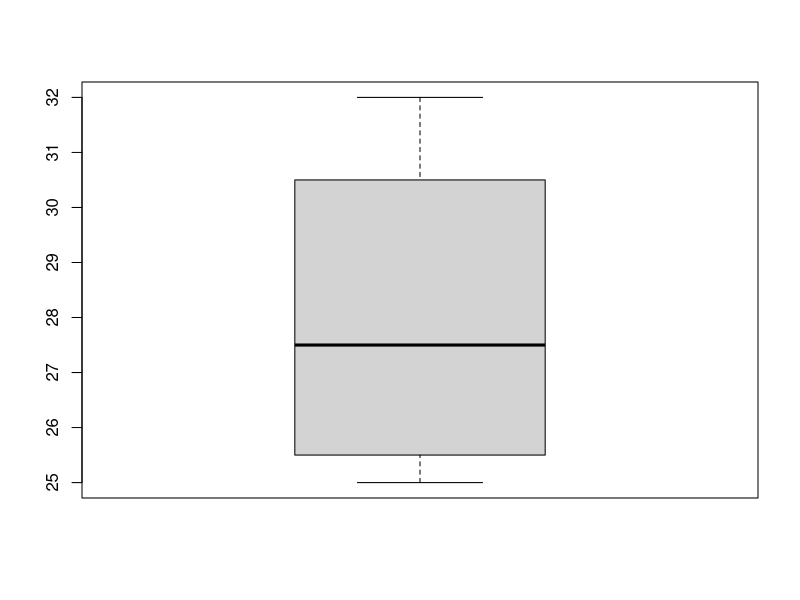
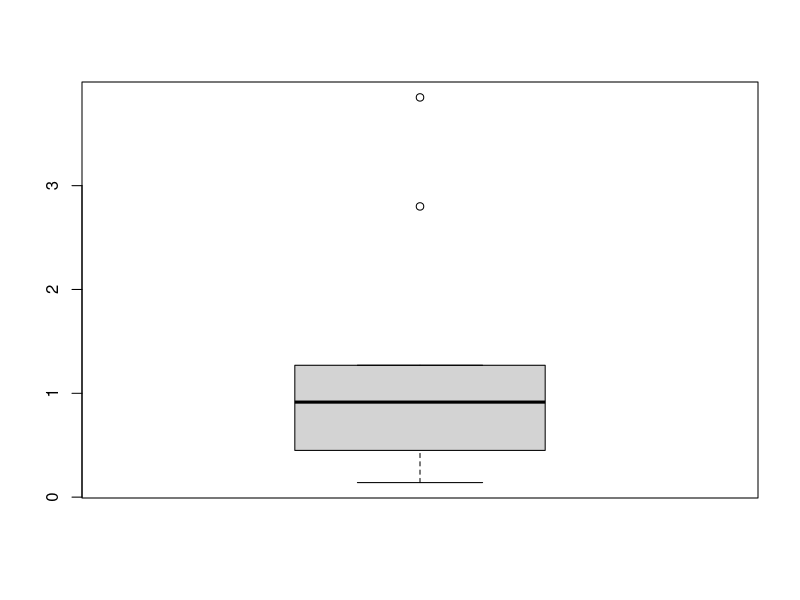
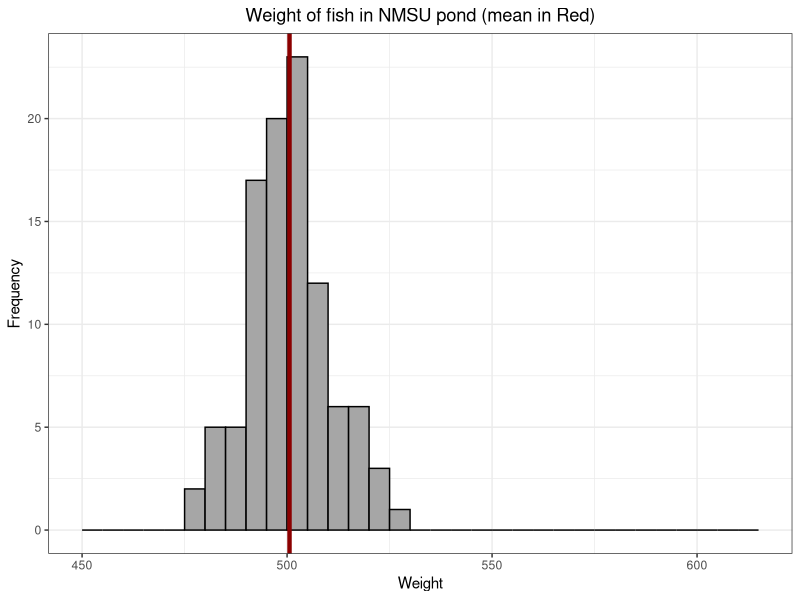
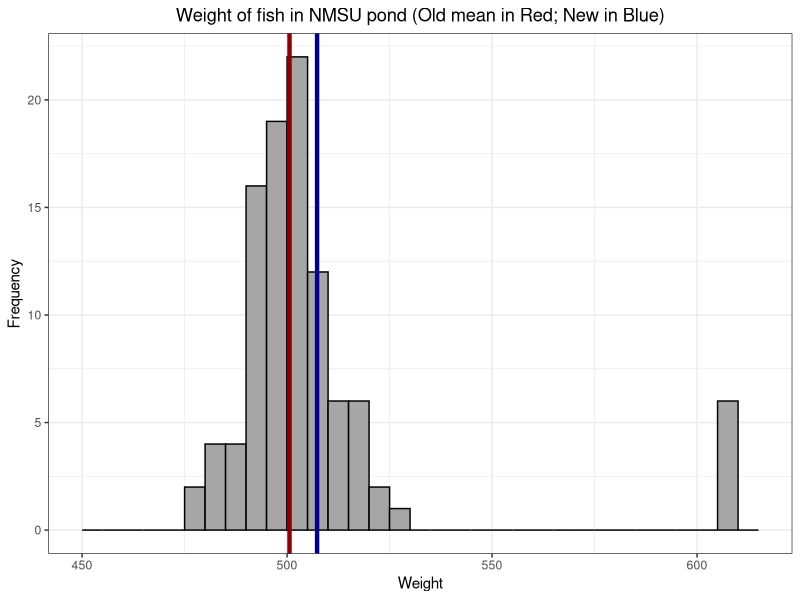
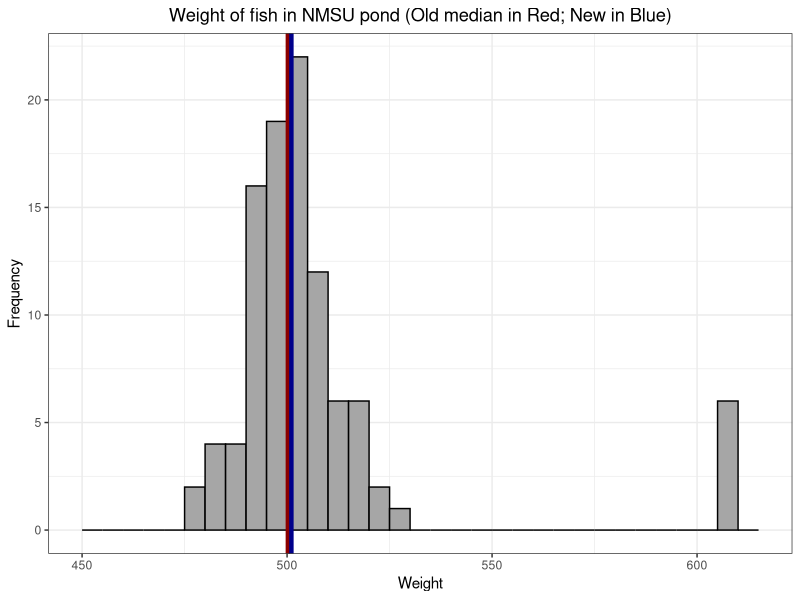
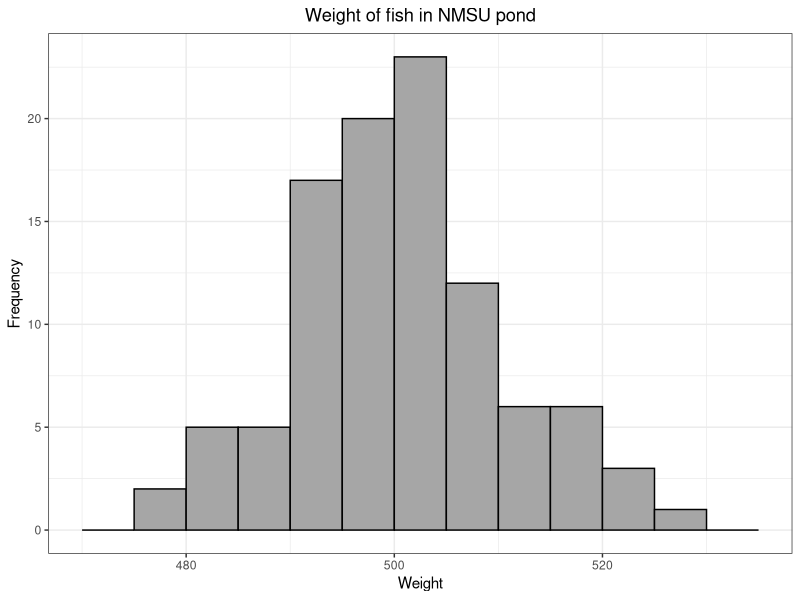
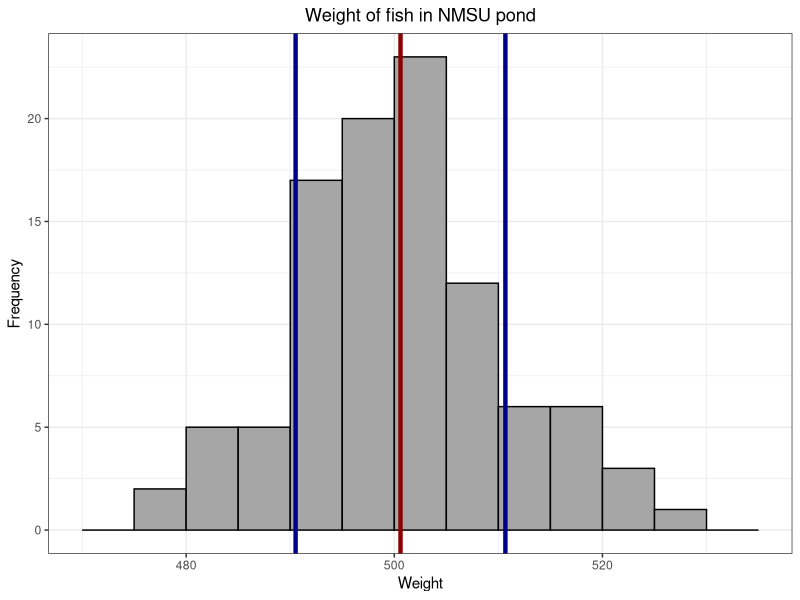
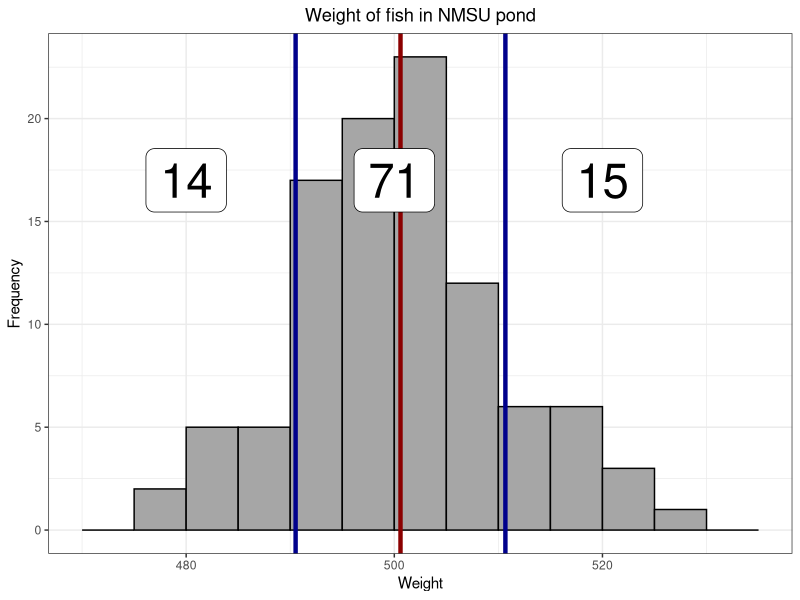

Write R code to recreate these figures, in order.
############ Prereqs ############
options(stringsAsFactors = FALSE, scipen = 600)
oldPar <- par()
os <- Sys.info()["sysname"]
baseDir <- ifelse(os == "Windows", "C:/Users/ptrainor/gdrive", "~/gdrive")

library(tidyverse)

setwd(paste0(baseDir, "/iTeach/AST_505/myLectures/lecture4_DescriptiveStatistics2"))


states <- carData::States
states <- states[states$region == "MTN", c("SATM", "dollars", "pay")]
table(states$pay)

median(states$pay)

# Relationship between the population mean and sample mean
set.seed(33)
fishWeights <- rnorm(100, 500, 10)
fishweights <- round(fishWeights, 2)
mean(fishweights)
set.seed(55)
fishweightsSamp <- sample(fishweights, 10)
mean(fishweightsSamp)

# Means vs medians:
fishweightsDF <- data.frame(Weight = fishweights)
fishweightsDF2 <- fishweightsDF
fishweightsDF2$Weight[95:100] <- 610

png(file = "fishweight.png", height = 4, width = 6, units = "in", res = 600)
ggplot(fishweightsDF, aes(x = Weight)) + geom_histogram(breaks = seq(450, 615, 5), color = "black", fill = "grey65") + 
  geom_vline(xintercept = mean(fishweights), color = "darkred", lwd = 1.5) +
  theme_bw() + ylab("Frequency") + ggtitle("Weight of fish in NMSU pond (mean in Red)") + 
  theme(plot.title = element_text(hjust = 0.5))
dev.off()

png(file = "fishweightMeans.png", height = 4, width = 6, units = "in", res = 600)
ggplot(fishweightsDF2, aes(x = Weight)) + geom_histogram(breaks = seq(450, 615, 5), color = "black", fill = "grey65") + 
  geom_vline(xintercept = mean(fishweights), color = "darkred", lwd = 1.5) +
  geom_vline(xintercept = mean(fishweightsDF2$Weight), color = "darkblue", lwd = 1.5) +
  ggtitle("Weight of fish in NMSU pond (Old mean in Red; New in Blue)") + 
  theme_bw() + theme(plot.title = element_text(hjust = 0.5)) + ylab("Frequency")
dev.off()

png(file = "fishweightMedians.png", height = 4, width = 6, units = "in", res = 600)
ggplot(fishweightsDF2, aes(x = Weight)) + geom_histogram(breaks = seq(450, 615, 5), color = "black", fill = "grey65") + 
  geom_vline(xintercept = median(fishweights), color = "darkred", lwd = 1.5) +
  geom_vline(xintercept = median(fishweightsDF2$Weight), color = "darkblue", lwd = 1.5) +
  ggtitle("Weight of fish in NMSU pond (Old median in Red; New in Blue)") + 
  theme_bw() + theme(plot.title = element_text(hjust = 0.5)) + ylab("Frequency")
dev.off()

# Empirical rule:
sum(as.numeric(fishweightsDF$Weight < (mean(fishweightsDF$Weight) - sd(fishweightsDF$Weight))))
sum(as.numeric(fishweightsDF$Weight > (mean(fishweightsDF$Weight) + sd(fishweightsDF$Weight))))

png(file = "fishEmp00.png", height = 4, width = 6, units = "in", res = 600)
ggplot(fishweightsDF, aes(x = Weight)) + geom_histogram(breaks = seq(470, 535, 5), color = "black", fill = "grey65") +
  ggtitle("Weight of fish in NMSU pond") + 
  theme_bw() + theme(plot.title = element_text(hjust = 0.5)) + ylab("Frequency")
dev.off()
png(file = "fishEmp0.png", height = 4, width = 6, units = "in", res = 600)
ggplot(fishweightsDF, aes(x = Weight)) + geom_histogram(breaks = seq(470, 535, 5), color = "black", fill = "grey65") +
  geom_vline(xintercept = mean(fishweightsDF$Weight), lwd = 1.5, color = "darkred") + 
  geom_vline(xintercept = mean(fishweightsDF$Weight) - sd(fishweightsDF$Weight), lwd = 1.5, color = "darkblue") + 
  geom_vline(xintercept = mean(fishweightsDF$Weight) + sd(fishweightsDF$Weight), lwd = 1.5, color = "darkblue") + 
  ggtitle("Weight of fish in NMSU pond") + 
  theme_bw() + theme(plot.title = element_text(hjust = 0.5)) + ylab("Frequency")
dev.off()
png(file = "fishEmp.png", height = 4, width = 6, units = "in", res = 600)
ggplot(fishweightsDF, aes(x = Weight)) + geom_histogram(breaks = seq(470, 535, 5), color = "black", fill = "grey65") +
  geom_vline(xintercept = mean(fishweightsDF$Weight), lwd = 1.5, color = "darkred") + 
  geom_vline(xintercept = mean(fishweightsDF$Weight) - sd(fishweightsDF$Weight), lwd = 1.5, color = "darkblue") + 
  geom_vline(xintercept = mean(fishweightsDF$Weight) + sd(fishweightsDF$Weight), lwd = 1.5, color = "darkblue") + 
  annotate("label", x = 480, y = 17, label = "14", size = 12) +
  annotate("label", x = 520, y = 17, label = "15", size = 12) +
  annotate("label", x = 500, y = 17, label = "71", size = 12) +
  ggtitle("Weight of fish in NMSU pond") + 
  theme_bw() + theme(plot.title = element_text(hjust = 0.5)) + ylab("Frequency")
dev.off()

# Measures of variability:
df1 <- data.frame(x = seq(-10, 10, .01), y = dnorm(seq(-10, 10, .01), 0, 1), Variability = "Small")
df2 <- data.frame(x = seq(-10, 10, .01), y = dnorm(seq(-10, 10, .01), 0, 2), Variability = "Medium")
df3 <- data.frame(x = seq(-10, 10, .01), y = dnorm(seq(-10, 10, .01), 0, 4), Variability = "Large")
df0 <- rbind(df1, df2, df3)
png(file = "VarDens.png", height = 4, width = 6, units = "in", res = 600)
ggplot(df0, aes(x = x, y = y, group = Variability, color = Variability)) + geom_line(lwd = 1.25) + theme_bw() +
  labs(y = "Relative Frequency") 
dev.off()

# Comparing heights:
df1 <- data.frame(x2 = c(rnorm(50000, 60, 2), rnorm(50000, 70, 2)), 
                  Sex = factor(c(rep("Female", 50000), rep("Male", 50000))), Variability = "Small Variability")
df2 <- data.frame(x2 = c(rnorm(50000, 60, 15), rnorm(50000, 70, 15)), 
                  Sex = factor(c(rep("Female", 50000), rep("Male", 50000))), Variability = "Large Variability")
df0 <- rbind(df1, df2)
df0$Variability <- factor(df0$Variability, levels = c("Small Variability", "Large Variability"))

# Bimodal showing group
png(filename = "histNormal2b.png", height = 4, width = 7, units = "in", res = 600)
ggplot(df0, aes(x = x2, y = ..density.., fill = Sex)) + 
  geom_histogram(bins = 60, color = "black", alpha = .5, position = "identity") + 
  geom_vline(xintercept = 60, color = "darkred") + geom_vline(xintercept = 70, color = "darkblue") +
  facet_wrap(~Variability) + theme_bw() + labs(x = "Height (Inches)", y = "Relative Frequency") +
  ggtitle("Data distribution of the height of some people") + theme(plot.title = element_text(hjust = 0.5))
dev.off()

########### Measures of spread ###########
pTile <- function(i, n) 100*(i - 0.5)/n
sapply(1:8, function(x) pTile(x, 8))

states$pay[order(states$pay)]
quantile(states$pay, probs = c(.25, .75))
quantile(states$pay, probs = c(.25, .75), type = 2)
IQR(states$pay, type = 2)

# Variance:
sum((states$pay - mean(states$pay))**2)/7

# CV:
sd(c(10.03, 9.98, 10.01, 9.97)) / mean(c(10.03, 9.98, 10.01, 9.97))

# MAD:
mad(states$pay)
median(abs(states$pay - median(states$pay)))/.6745

boxplot(states$pay)

########### Boxplots ###########
set.seed(333)
x <- rexp(10)
x[3] <- 3.8533753
x[7] <- 2.7955990
x <- x[order(x)]
x <- round(x, 2)
quants <- quantile(x, probs = c(.25, .5, .75), type = 2)
iqr <- quants[3] - quants[1]
lif <- quants[1] - 1.5 * iqr
lof <- quants[1] - 3 * iqr
uif <- quants[3] + 1.5 * iqr
uof <- quants[3] + 3 * iqr
boxplot(x)

dfBox <- data.frame(xmin = -.5, xmax = .5, ymin = quants[1], ymax = quants[3])

png(filename = "saltRiver1.png", width = 6, height = 4, units = "in", res = 600)
ggplot(dfBox, aes(xmin = xmin, xmax = xmax, ymin = ymin, ymax = ymax)) + 
  geom_rect(fill = "grey90", color = "black", lwd = 1) + annotate("label", x = .6, y = quants[1], label = "Q1") +
  annotate("label", x = .6, y = quants[3], label = "Q3") + xlim(-1, 1) + ylim(0, 5) + 
  theme_bw() + theme(axis.title.x = element_blank(), axis.text.x = element_blank(), axis.ticks.x = element_blank()) +
  ylab("Cubic meters / second") + ggtitle("Flow Rate of the Salt River, Kentucky") + theme(plot.title = element_text(hjust = 0.5))
dev.off()

png(filename = "saltRiver2.png", width = 6, height = 4, units = "in", res = 600)
ggplot(dfBox, aes(xmin = xmin, xmax = xmax, ymin = ymin, ymax = ymax)) + 
  geom_rect(fill = "grey90", color = "black", lwd = 1) + 
  geom_segment(aes(x = xmin, xend = xmax, y = 1, yend = 1), lwd = 1) +
  annotate("label", x = .6, y = quants[1], label = "Q1") + annotate("label", x = .6, y = quants[3], label = "Q3") + 
  xlim(-1, 1) + ylim(0, 5) + theme_bw() +
  theme(axis.title.x = element_blank(), axis.text.x = element_blank(), axis.ticks.x = element_blank()) +
  ylab("Cubic meters / second") + ggtitle("Flow Rate of the Salt River, Kentucky") + theme(plot.title = element_text(hjust = 0.5))
dev.off()


